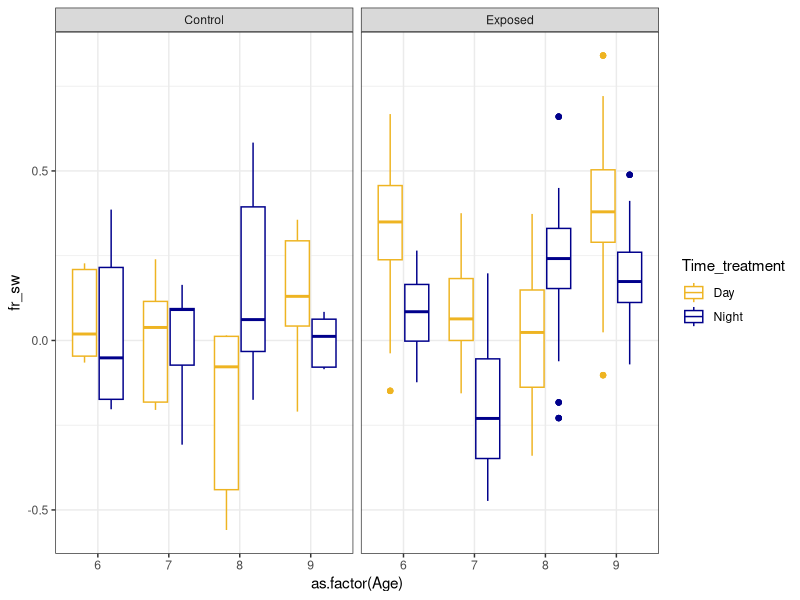
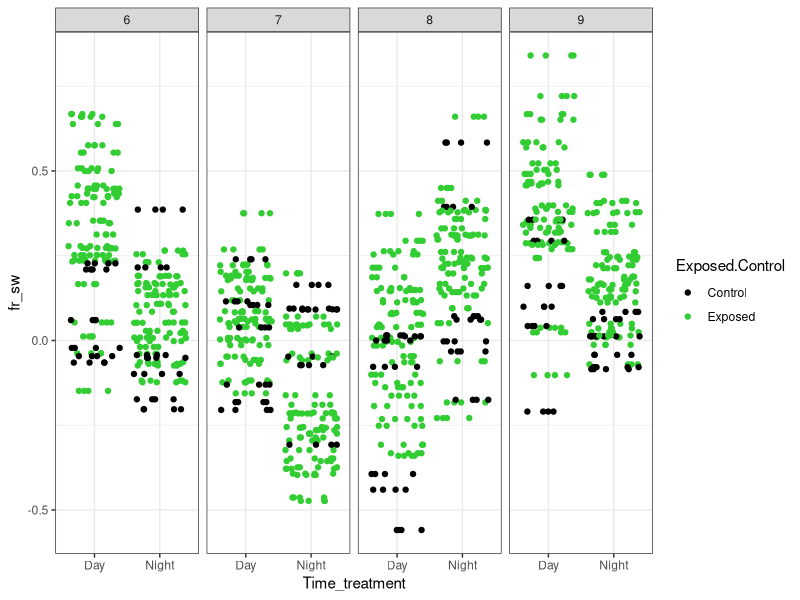
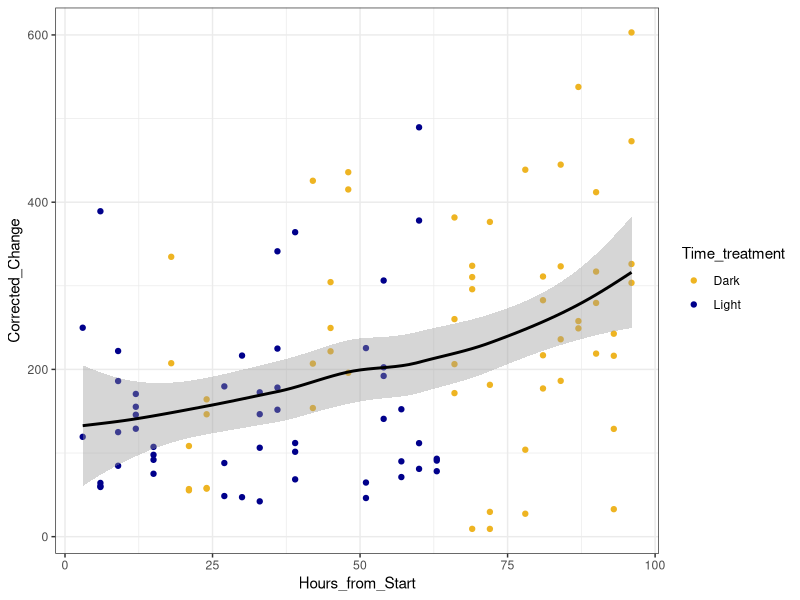
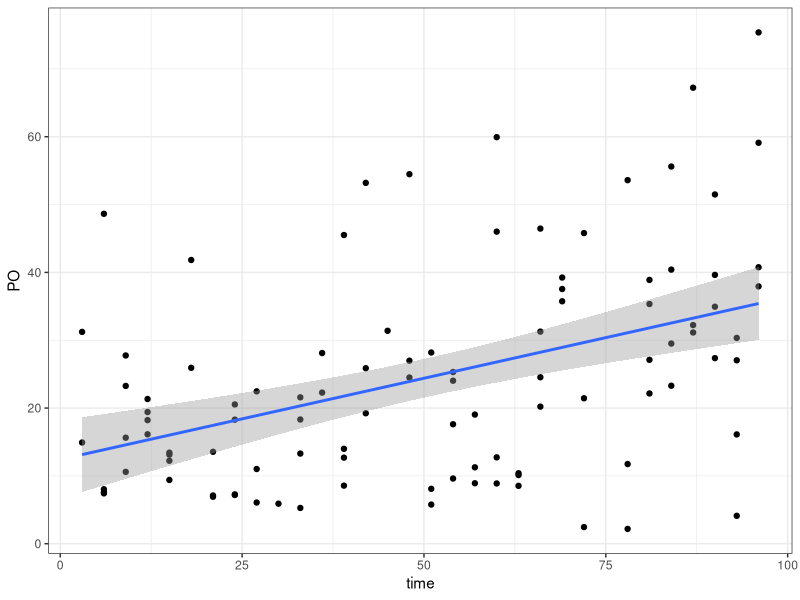
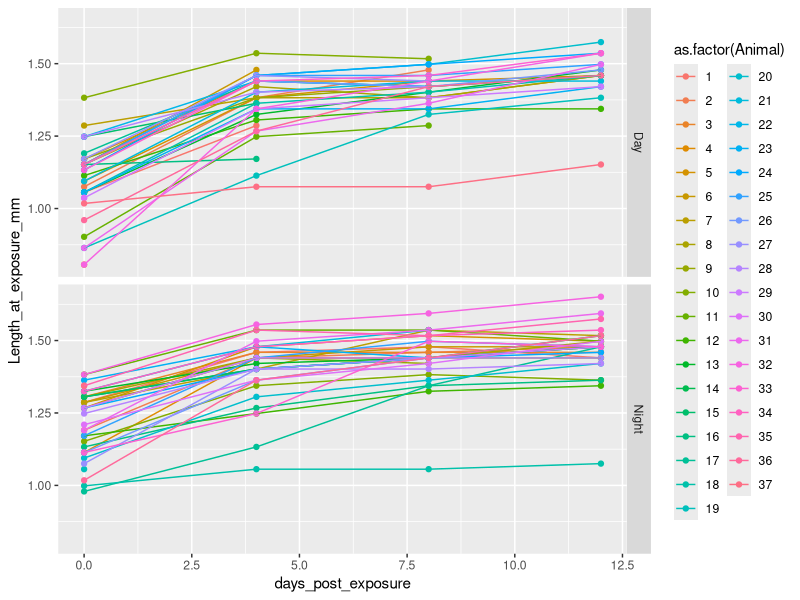
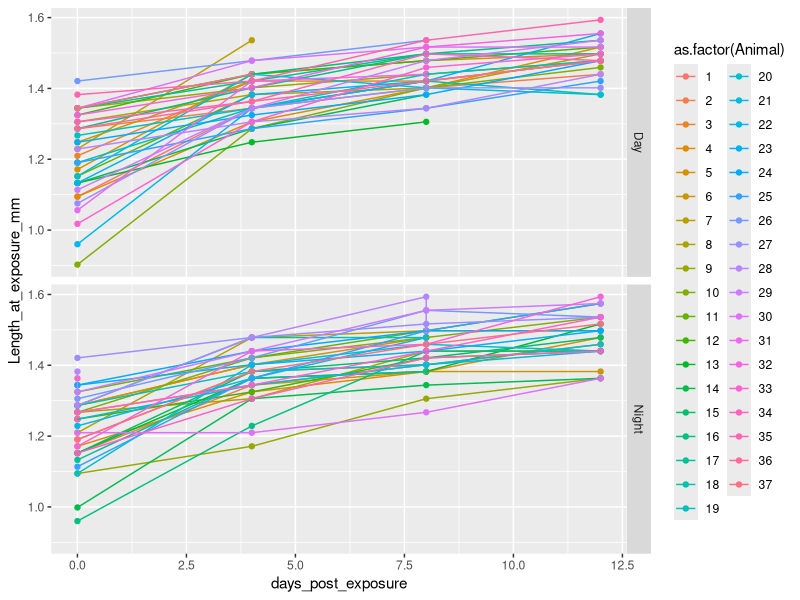
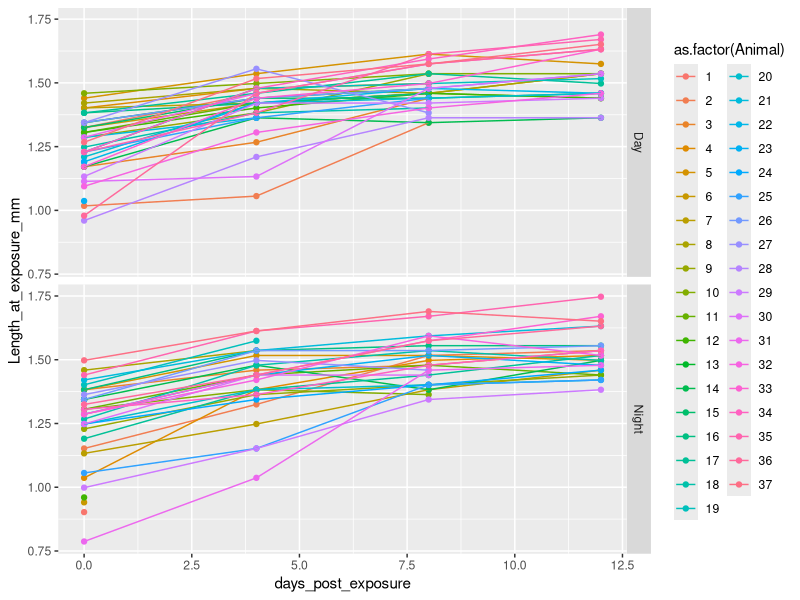
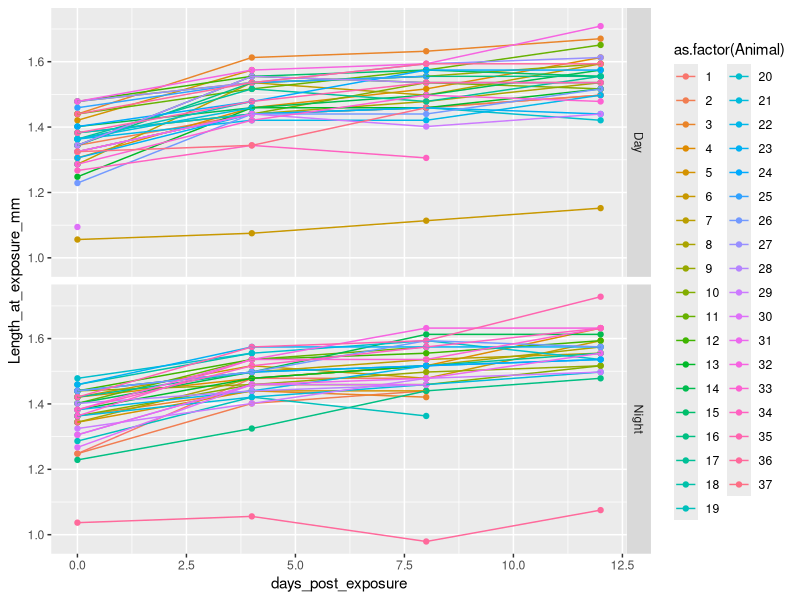

Recreate these plots in R, in order.
## ---- chunk 1

library(tidyverse)
library(patchwork)

knitr::opts_chunk$set(echo = TRUE)
## ---- chunk 2
feed_data<-read.csv("data/feeding_data_3.28.21.csv", header=T)

po<-read.csv("data/4_Day_PO.csv", header = T) #Corrected_Change is the Active PO per sample (~8 ind. per sample)

po_correct<- # sample number is arbitrary
  read_csv("data/PO_biodare_sample_correction.csv") %>%
  pivot_longer(cols = 2:5, names_sep = "_", 
               names_to = c(NA,"sample"), values_to = "PO")

growth<-read.csv("data/growth_data_3.28.21.csv", header=T)

life<-read.csv("data/life_data_3.28.21.csv", header =T)

## ---- chunk 3
#calculate the mean of the controls for each plate
summary_data <- feed_data %>%
  group_by(Plate_Control) %>%
  mutate(control_mean = mean(Control_Flour_Reading, na.rm = T)) %>%
  select(Plate_Control, control_mean) %>%
  distinct() %>% as.data.frame()

#remove extra row
summary_data  <- summary_data[!(summary_data$Plate_Control == ""),]

#match control mean with plate treatment
map = setNames(summary_data$control_mean,summary_data$Plate_Control)
feed_data$control_mean <- map[as.character(feed_data$Plate_Treatment)]

#volume, mL
v = 10

#time, hours
t = 9

##difference in feeding compared to control
k=feed_data$control_mean/feed_data$Flourometry_Reading

##calculate feeding rate (Sarnelle and Wilson)
feed_data$fr_sw <- log(k) * (v/t)

#calculate mean feeding rate per animal (keep rate > 0)
animal_mean <- feed_data %>%
  #keep fr_sw values > 0
  #filter(fr_sw > 0) %>% #this removes 64 animals...
  #group based on these variables
  group_by(Time_treatment, Age, Animal, Exposed.Control) %>%
  #means based on groups above
  summarise(fr_sw = mean(fr_sw, na.rm=TRUE)) 

## ---- chunk 4
#combine feeding rates with life history data 
merge(animal_mean, life, by=c("Age", "Time_treatment", "Animal", "Exposed.Control"), keep=TRUE) %>%
  mutate(id = paste(Age,
                    Time_treatment,
                    Animal,
                    Exposed.Control, 
                    sep = "_")) %>%
           as.data.frame()->all.data


#create id for growth data 
growth %>%
  mutate(id = paste(Age,
                    Time_treatment,
                    Animal,
                    Exposed.Control, 
                    sep = "_")) %>%
           as.data.frame()->growth
# join growth data to feeding rate and life history data
all.data <- inner_join(all.data, growth, by = c("Age", "Time_treatment", "Animal", "Exposed.Control", "id"))
## ---- chunk 5
all.data %>%
  filter(Sex == "F")%>%
  ggplot()+
  geom_boxplot(aes(x=as.factor(Age), y=fr_sw, color=Time_treatment))+
  scale_color_manual(values=c("goldenrod2", "darkblue"))+
  facet_grid(.~Exposed.Control)+
  theme_bw()

all.data %>%
  filter(Sex == "F")%>%
  ggplot()+
  geom_jitter(aes(x=Time_treatment, y=fr_sw, color=Exposed.Control))+
  scale_color_manual(values=c("black", "limegreen"))+
  facet_grid(.~Age)+
  theme_bw()

## ---- chunk 6
po %>%
  ggplot()+
  geom_point(aes(x=Hours_from_Start, y =Corrected_Change, color=Time_treatment))+
  scale_color_manual(values=c("goldenrod2", "darkblue"))+
  geom_smooth(aes(x=Hours_from_Start, y =Corrected_Change), color="black", span=1)+
  theme_bw()

po_correct %>%
  ggplot() +
  geom_point(aes(x = time, y = PO, group = sample)) +
  geom_smooth(aes(x = time, y = PO), method = "lm") +
  theme_bw()
## ---- chunk 7
growth %>%
  filter(Age == 6) %>%
  ggplot(aes(x=days_post_exposure, y=Length_at_exposure_mm, color=as.factor(Animal)))+
  geom_point()+
  geom_line()+
  facet_grid(Time_treatment~.)

growth %>%
  filter(Age == 7) %>%
  ggplot(aes(x=days_post_exposure, y=Length_at_exposure_mm, color=as.factor(Animal)))+
  geom_point()+
  geom_line()+
  facet_grid(Time_treatment~.)

growth %>%
  filter(Age == 8) %>%
  ggplot(aes(x=days_post_exposure, y=Length_at_exposure_mm, color=as.factor(Animal)))+
  geom_point()+
  geom_line()+
  facet_grid(Time_treatment~.)

growth %>%
  filter(Age == 9) %>%
  ggplot(aes(x=days_post_exposure, y=Length_at_exposure_mm, color=as.factor(Animal)))+
  geom_point()+
  geom_line()+
  facet_grid(Time_treatment~.)

#lag and lead

## ---- chunk 8

# infection prevalence
all.data %>%
  filter(Time_treatment == "Exposed" | Sex == "F") %>%
  ggplot(aes(x=Age, y=infected, color=Time_treatment))+
  scale_color_manual(values=c("goldenrod2", "darkblue"))+
  geom_jitter(width = .1, height = .1)+
  geom_smooth(method="lm")+
  scale_y_continuous(limits=c(-.1,1))+
  scale_x_continuous(breaks=c(6,7,8,9))+
  theme_bw()


#infection intensity
life %>%
  filter(Time_treatment == "Exposed"| Sex == "F") %>%
  ggplot(aes(x=Age, y=spore_counts, color=Time_treatment))+
  scale_color_manual(values=c("goldenrod2", "darkblue"))+
  #geom_jitter(width=.25)+
  geom_point()+
  geom_smooth(method="lm")+
  theme_bw()

## ---- chunk 9

#total offspring
all.data %>%
  filter(Sex == "F") %>%
  #filter(infected != "NA") %>%     #removes controls
  ggplot(aes(x=Time_treatment, y=total_offspring, fill=as.factor(infected)))+
  geom_boxplot()+
  facet_grid(~Age)


#age at first clutch
all.data %>% 
  filter(Sex == "F") %>%
  #filter(infected != "NA") %>%     #removes controls
  ggplot(aes(x=Time_treatment, y=age_at_first_clutch, fill=as.factor(infected)))+
  geom_boxplot()+
  facet_grid(~Age)

## ---- chunk 10

#Does PO differ across a day (Resting = Light hours, Active = dark hours) and across ages? 
summary(po_model<-glm(Corrected_Change ~ Phase*as.factor(Age), data=po))
plot(po_model)

newdata<-expand.grid(Phase=c("Active", "Resting"), Age = 6:9)
newdata$preds<-predict(po_model, newdata=newdata)

newdata %>%
  ggplot()+
  geom_line(aes(x=Age, y=preds, color=Phase))+
  geom_point(po, mapping=aes(x=Age, y=Corrected_Change, color=Phase), alpha = 0.5)
## ---- chunk 11
prev <- all.data %>%
  filter(Exposed.Control == "Exposed", 
         days_post_exposure == 0) %>%
  group_by(Age, Time_treatment) %>%
  summarise(inf = sum(infected, na.rm=T),
            n = n(),
            prev = inf/n)

prev %>% knitr::kable()

prev %>% ggplot() +
  geom_point(aes(x = Age, y = prev, col = Time_treatment)) +
  geom_line(aes(x = Age, y = prev, col = Time_treatment)) +
  ylim(0,1)
## ---- chunk 12
# get subset for infection and spore count analysis
# arbitrarily choose 0 days post exposure since the data is duplicated for each days_post_exposure
reg_data <- filter(all.data, Exposed.Control == "Exposed", days_post_exposure == 0) 

#Does infection prevalence increase with age and night exposure?
# summary(inf_model<-glm(infected ~ as.factor(Age)+Time_treatment, 
#                family = binomial, 
#                data=filter(all.data, Exposed.Control == "Exposed")))
# plot(inf_model, 1)
## ---- chunk 13
#Does infection intensity increase with Age and night exposure?
summary(spore_model<-glm(spore_counts ~ as.factor(Age) * Time_treatment, family = poisson(), data=reg_data))
plot(spore_model)
## ---- chunk 14
zero_summary <- 
  all.data %>% filter(Exposed.Control == "Exposed") %>%
  group_by(Age, Time_treatment) %>%
  summarise(mean_spore_counts = mean(spore_counts, na.rm = TRUE),
            var_spore_counts = var(spore_counts, na.rm = TRUE),
            n_zeros = sum(spore_counts == 0, na.rm = TRUE),
            n_na = sum(is.na(spore_counts)),
            n_infected = sum(infected == 1, na.rm = TRUE),
            n_animals = n())
zero_summary %>% knitr::kable(digits = 2)
## ---- chunk 15
all.data %>% filter(Exposed.Control == "Exposed") %>%
  group_by(Age, Time_treatment) %>%
  filter(Age == 6, Time_treatment == "Day", Exposed.Control == "Exposed") 
  
## ---- chunk 16
spore_pois <- glm(spore_counts ~ as.factor(Age) * Time_treatment, family = poisson(), data=reg_data)
spore_nb <- MASS::glm.nb(spore_counts ~ as.factor(Age) * Time_treatment,  data=reg_data)

summary(spore_pois)
summary(spore_nb)
## ---- chunk 17
library(pscl)
# poisson
hurdle_poisson_full <-   hurdle(spore_counts ~ as.factor(Age) * Time_treatment | as.factor(Age) + Time_treatment, 
       dist = "poisson", zero.dist = "binomial", data = reg_data)
zi_poisson_full <- zeroinfl(spore_counts ~ as.factor(Age) * Time_treatment | as.factor(Age) + Time_treatment, 
       dist = "poisson", link = "logit", data = reg_data)
hurdle_poisson_main <-   hurdle(spore_counts ~ as.factor(Age) + Time_treatment | as.factor(Age) + Time_treatment, 
       dist = "poisson", zero.dist = "binomial", data = reg_data)
zi_poisson_main <- zeroinfl(spore_counts ~ as.factor(Age) + Time_treatment | as.factor(Age) + Time_treatment, 
       dist = "poisson", link = "logit", data = reg_data)
# negative binomial
hurdle_nb_full <-   hurdle(spore_counts ~ as.factor(Age) * Time_treatment | as.factor(Age) + Time_treatment,
       dist = "negbin", zero.dist = "binomial", data = reg_data)
zi_nb_full <- zeroinfl(spore_counts ~ as.factor(Age) * Time_treatment | as.factor(Age) + Time_treatment,
       dist = "negbin", link = "logit", data = reg_data)
hurdle_nb_main <-   hurdle(spore_counts ~ as.factor(Age) + Time_treatment | as.factor(Age) + Time_treatment,
       dist = "negbin", zero.dist = "binomial", data = reg_data)
zi_nb_main <- zeroinfl(spore_counts ~ as.factor(Age) + Time_treatment | as.factor(Age) + Time_treatment,
       dist = "negbin", link = "logit", data = reg_data)
zi_nb_lin_age_int <- zeroinfl(spore_counts ~ Age * Time_treatment | as.factor(Age) + Time_treatment,
       dist = "negbin", link = "logit", data = reg_data)
zi_nb_lin_age_main <- zeroinfl(spore_counts ~ Age + Time_treatment | as.factor(Age) + Time_treatment,
       dist = "negbin", link = "logit", data = reg_data)
## ---- chunk 18
# AIC(zi_poisson_full,hurdle_poisson_main,zi_poisson_main,
#     zi_nb_full,hurdle_nb_main,zi_nb_main) %>%
AIC(zi_nb_lin_age_int,
    zi_nb_lin_age_main) %>%

  mutate(deltaAIC = AIC - min(AIC))
## ---- chunk 19
summary(zi_nb_full)
summary(zi_nb_main)
summary(hurdle_nb_main)
summary(zi_nb_lin_age_main)
## ---- chunk 20
zero_summary$response <- predict(zi_nb_lin_age_main, newdata = zero_summary, type = "response")
zero_summary$count <- predict(zi_nb_lin_age_main, newdata = zero_summary, type = "count")
zero_summary$prob_zero <- predict(zi_nb_lin_age_main, newdata = zero_summary, type = "zero")

zero_summary %>% knitr::kable(digits = 2)
## ---- chunk 21
zero_summary$zeros_zi_full <- predict(zi_nb_full, newdata = zero_summary,  type = "zero")

zero_summary %>% 
  mutate(zeros_zi_full = zeros_zi_full * n_animals) %>%
  select(Time_treatment, n_zeros, zeros_zi_full , n_infected)
